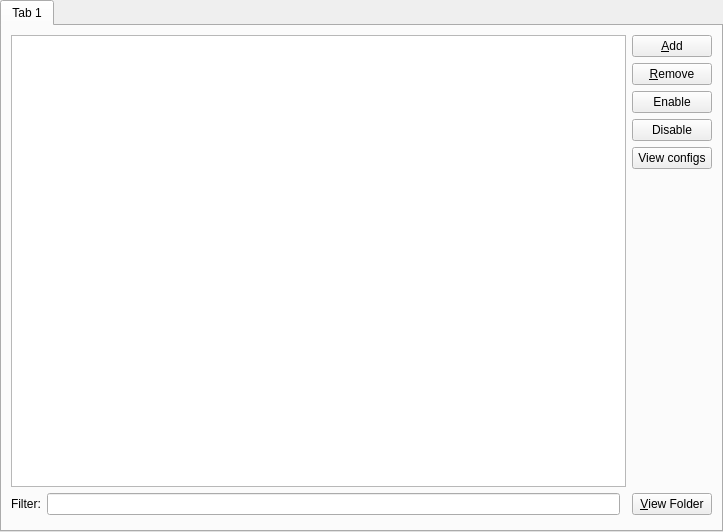
<?xml version="1.0" encoding="UTF-8"?>
<ui version="4.0">
 <class>ModFolderPage</class>
 <widget class="QWidget" name="ModFolderPage">
  <property name="geometry">
   <rect>
    <x>0</x>
    <y>0</y>
    <width>723</width>
    <height>532</height>
   </rect>
  </property>
  <layout class="QVBoxLayout" name="verticalLayout">
   <property name="leftMargin">
    <number>0</number>
   </property>
   <property name="topMargin">
    <number>0</number>
   </property>
   <property name="rightMargin">
    <number>0</number>
   </property>
   <property name="bottomMargin">
    <number>0</number>
   </property>
   <item>
    <widget class="QTabWidget" name="tabWidget">
     <property name="currentIndex">
      <number>0</number>
     </property>
     <widget class="QWidget" name="tab">
      <property name="sizePolicy">
       <sizepolicy hsizetype="Preferred" vsizetype="Preferred">
        <horstretch>0</horstretch>
        <verstretch>0</verstretch>
       </sizepolicy>
      </property>
      <attribute name="title">
       <string notr="true">Tab 1</string>
      </attribute>
      <layout class="QGridLayout" name="gridLayout" columnstretch="0,1,0">
       <item row="0" column="2">
        <layout class="QVBoxLayout" name="verticalLayout_2">
         <item>
          <widget class="QPushButton" name="addModBtn">
           <property name="text">
            <string>&amp;Add</string>
           </property>
          </widget>
         </item>
         <item>
          <widget class="QPushButton" name="rmModBtn">
           <property name="text">
            <string>&amp;Remove</string>
           </property>
          </widget>
         </item>
         <item>
          <widget class="QPushButton" name="enableModBtn">
           <property name="text">
            <string>Enable</string>
           </property>
          </widget>
         </item>
         <item>
          <widget class="QPushButton" name="disableModBtn">
           <property name="text">
            <string>Disable</string>
           </property>
          </widget>
         </item>
         <item>
          <widget class="QPushButton" name="configFolderBtn">
           <property name="toolTip">
            <string>Open the 'config' folder in the system file manager.</string>
           </property>
           <property name="text">
            <string>View configs</string>
           </property>
          </widget>
         </item>
         <item>
          <spacer name="verticalSpacer">
           <property name="orientation">
            <enum>Qt::Vertical</enum>
           </property>
           <property name="sizeHint" stdset="0">
            <size>
             <width>20</width>
             <height>40</height>
            </size>
           </property>
          </spacer>
         </item>
         <item>
          <widget class="QPushButton" name="viewModBtn">
           <property name="text">
            <string>&amp;View Folder</string>
           </property>
          </widget>
         </item>
        </layout>
       </item>
       <item row="1" column="0" colspan="3">
        <widget class="MCModInfoFrame" name="frame">
         <property name="sizePolicy">
          <sizepolicy hsizetype="Preferred" vsizetype="Minimum">
           <horstretch>0</horstretch>
           <verstretch>0</verstretch>
          </sizepolicy>
         </property>
        </widget>
       </item>
       <item row="0" column="0" colspan="2">
        <layout class="QGridLayout" name="gridLayout_2">
         <item row="1" column="1">
          <widget class="QLineEdit" name="filterEdit">
           <property name="clearButtonEnabled">
            <bool>true</bool>
           </property>
          </widget>
         </item>
         <item row="1" column="0">
          <widget class="QLabel" name="filterLabel">
           <property name="text">
            <string>Filter:</string>
           </property>
          </widget>
         </item>
         <item row="0" column="0" colspan="3">
          <widget class="ModListView" name="modTreeView">
           <property name="sizePolicy">
            <sizepolicy hsizetype="Expanding" vsizetype="Expanding">
             <horstretch>0</horstretch>
             <verstretch>0</verstretch>
            </sizepolicy>
           </property>
           <property name="acceptDrops">
            <bool>true</bool>
           </property>
           <property name="dragDropMode">
            <enum>QAbstractItemView::DropOnly</enum>
           </property>
          </widget>
         </item>
        </layout>
       </item>
      </layout>
     </widget>
    </widget>
   </item>
  </layout>
 </widget>
 <customwidgets>
  <customwidget>
   <class>ModListView</class>
   <extends>QTreeView</extends>
   <header>widgets/ModListView.h</header>
  </customwidget>
  <customwidget>
   <class>MCModInfoFrame</class>
   <extends>QFrame</extends>
   <header>widgets/MCModInfoFrame.h</header>
   <container>1</container>
  </customwidget>
 </customwidgets>
 <tabstops>
  <tabstop>tabWidget</tabstop>
  <tabstop>modTreeView</tabstop>
  <tabstop>filterEdit</tabstop>
  <tabstop>addModBtn</tabstop>
  <tabstop>rmModBtn</tabstop>
  <tabstop>enableModBtn</tabstop>
  <tabstop>disableModBtn</tabstop>
  <tabstop>configFolderBtn</tabstop>
  <tabstop>viewModBtn</tabstop>
 </tabstops>
 <resources/>
 <connections/>
</ui>
